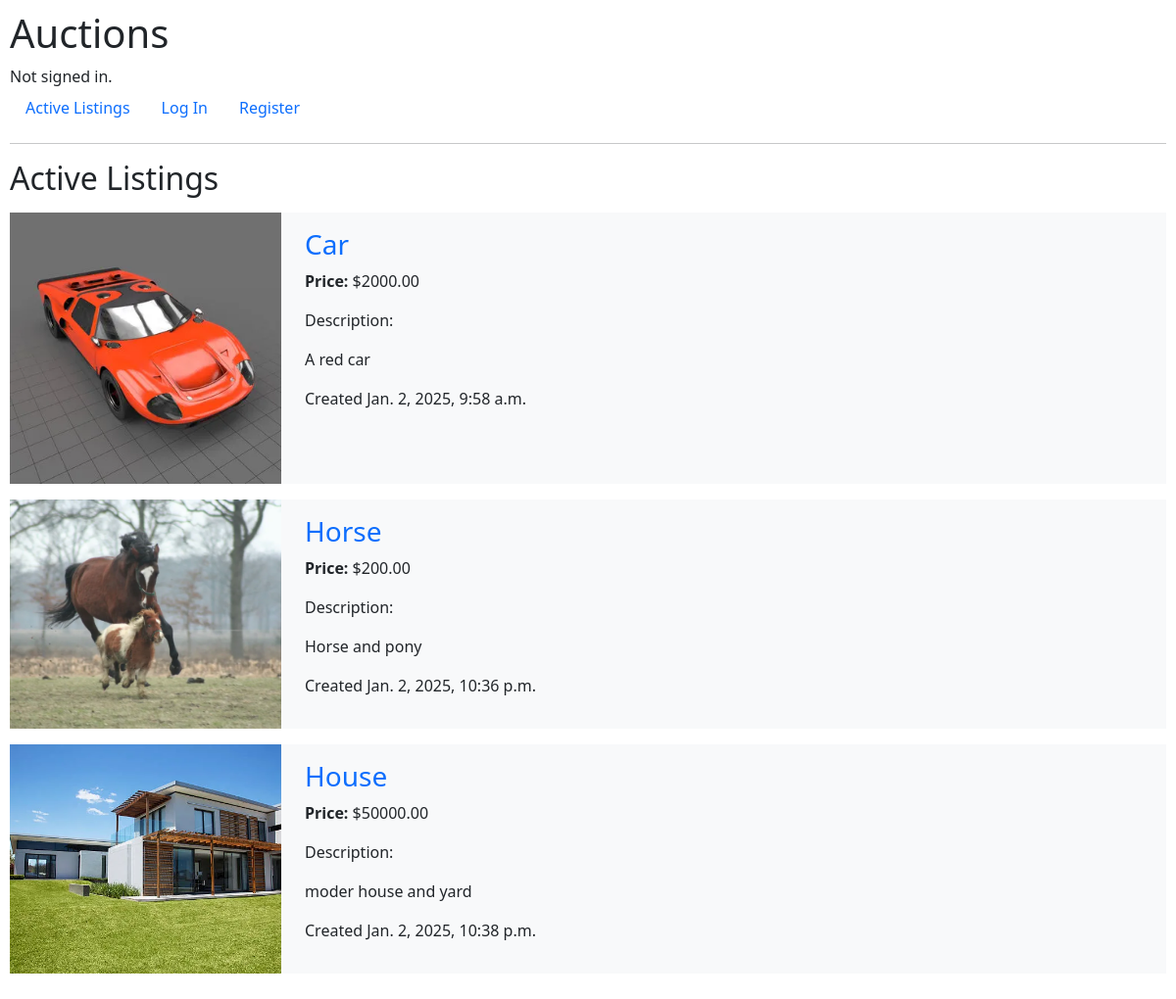
Before: / with the older database file.
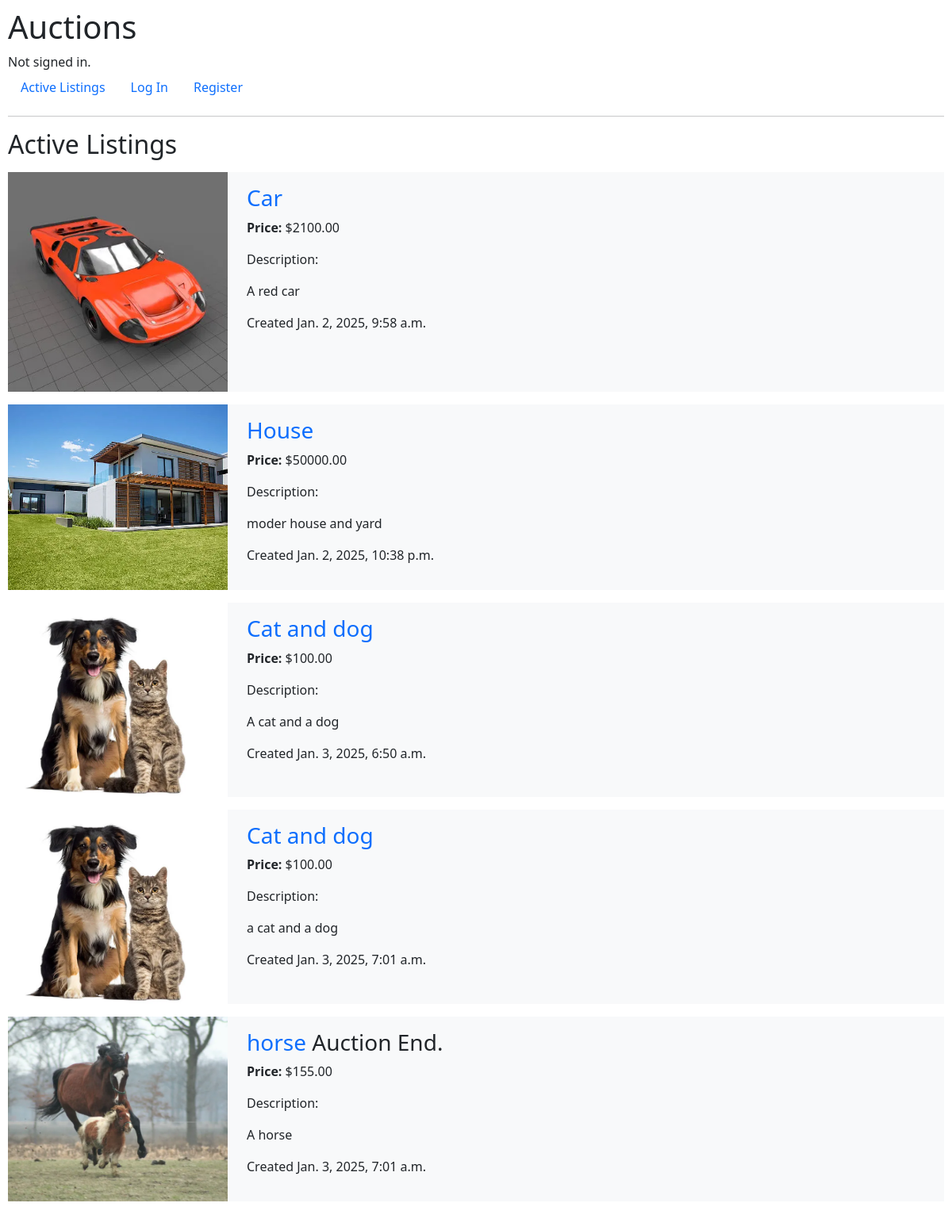
After: the same page with the newer database file.
### auctions/models.py (models this page shows, shortened)
class AuctionListings(models.Model):
    title = models.CharField(max_length=64)
    description = models.TextField(max_length=200, blank=True, null=True)
    image = models.ImageField(upload_to='images/', blank=True, null=True)
    user = models.ForeignKey(User, on_delete=models.CASCADE, related_name="user_listings")
    date = models.DateTimeField(auto_now_add=True)
    active = models.BooleanField(default=True)
    price = models.DecimalField(max_digits=10, decimal_places=2)
    category = models.CharField(max_length=64, blank=True, null=True)

### auctions/views.py (the view)
# urls.py: path("", views.index, name="index"),
def index(request):
    return render(request, "auctions/index.html", {
        "title": "Active Listings",
        "lists": AuctionListings.objects.all()
    })

### auctions/templates/auctions/index.html (shortened to what this page needs)
{% extends "auctions/layout.html" %} {% block body %}
<h2 class="mb-3">{{ title }}</h2>
 {% for auction in lists %}
<div class="auction mb-3">
  <div class="row">
    <div class="col-3">
      {% if auction.image %}
      <img
        class="image_index"
        src="{{ auction.image.url }}"
        alt="{{ auction.title }}"
      />
      {% endif %}
    </div>
    <div class="col-9 py-3">
      <h3>
        <a
          href="{% url 'list_view' auction.id %}"
          class="text-decoration-none link-opacity-75-hover"
        >
          {{ auction.title }}
        </a>
        {% if auction.active == False %} Auction End. {% endif %}
      </h3>
      <p><span class="bold">Price: </span>${{ auction.price }}</p>
      <p>Description:</p>
      {% if auction.description %}
      <p>{{ auction.description }}</p>
      {% else %}
      <p>The user did not provide a description.</p>
      {% endif %}
      <p>Created {{ auction.date }}</p>
    </div>
  </div>
</div>
{% endfor %} {% endblock %}

### auctions/templates/auctions/layout.html (shortened to what this page needs)
{% load static %}
<!DOCTYPE html>
<html lang="en">
    <head>
        <link href="{% static 'auctions/styles.css' %}" rel="stylesheet">
        <link href="https://cdn.jsdelivr.net/npm/bootstrap@5.3.3/dist/css/bootstrap.min.css" rel="stylesheet">
    </head>
    <body>
        <h1>Auctions</h1>
        <div>
            {% if user.is_authenticated %}
                Signed in as <strong>{{ user.username }}</strong>.
            {% else %}
                Not signed in.
            {% endif %}
        </div>
        <ul class="nav">
            <li class="nav-item">
                <a class="nav-link" href="{% url 'index' %}">Active Listings</a>
            </li>
            {% if user.is_authenticated %}
                <li class="nav-item">
                    <a class="nav-link" href="{% url 'create_list' %}">Create Listing</a>
                </li>
                <li class="nav-item">
                    <a class="nav-link" href="{% url 'view_watch_list' %}">Watchlist <span class="grey" >{{ user.watchlist_user.count }}</span></a>
                </li>
                <li class="nav-item">
                    <a class="nav-link" href="{% url 'view_category' %}">Category</a>
                </li>
                <li class="nav-item">
                    <a class="nav-link" href="{% url 'logout' %}">Log Out</a>
                </li>
            {% else %}
                <li class="nav-item">
                    <a class="nav-link" href="{% url 'login' %}">Log In</a>
                </li>
                <li class="nav-item">
                    <a class="nav-link" href="{% url 'register' %}">Register</a>
                </li>
            {% endif %}
        </ul>
        <hr>
        {% block body %}
        {% endblock %}
    </body>
</html>

### auctions/static/auctions/styles.css (style rules this page uses)
body { padding: 10px; }
.bold { font-weight: bold; }
.auction { background-color: rgb(248, 249, 250); }
a { text-decoration: none; color: black; }
.image_index { width: 100%; height: 100%; object-fit: cover; }

Changed rows visible on the page:
removed AuctionListings: image (picture), title "Horse", price "200.00", description "Horse and pony", date "Jan. 2, 2025, 10:36 p.m."
changed AuctionListings "Car": price "2000.00" → "2100.00"
added AuctionListings: image (picture), title "Cat and dog", price "100.00", description "A cat and a dog", date "Jan. 3, 2025, 6:50 a.m."
added AuctionListings: image (picture), title "Cat and dog", price "100.00", description "a cat and a dog", date "Jan. 3, 2025, 7:01 a.m."
added AuctionListings: image (picture), title "horse", active "Auction End.", price "155.00", description "A horse", date "Jan. 3, 2025, 7:01 a.m."
